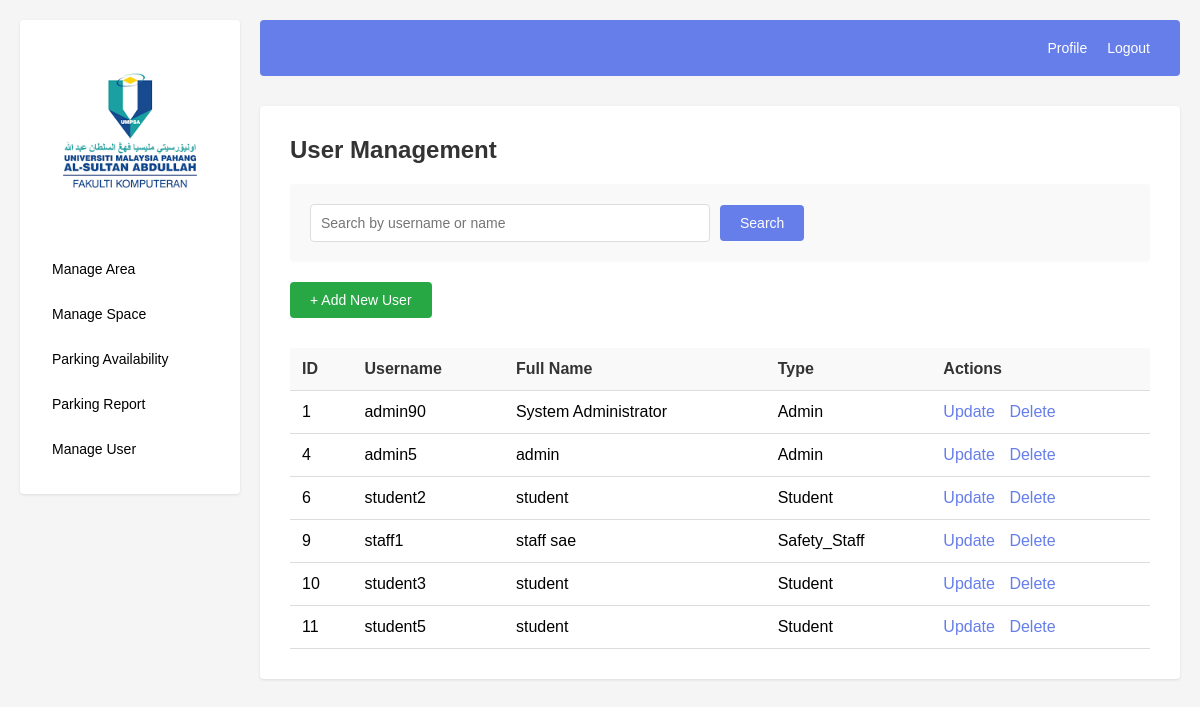
Screenshot of /Module1/admin_list_users.php (signed in) with the database file from the repository.
### tables this page shows
CREATE TABLE `users` (
  `user_id` int(11) NOT NULL,
  `username` varchar(50) NOT NULL,
  `password` varchar(255) NOT NULL,
  `user_type` enum('Admin','Student','Safety_Staff') NOT NULL,
  `full_name` varchar(100) DEFAULT NULL
);

### Module1/admin_list_users.php (the view, shortened to what this page needs)
<?php
require_once '../config.php';
$searchTerm = $_GET['search'] ?? '';
$query = "SELECT user_id, username, full_name, user_type
          FROM users
          WHERE username LIKE '%$searchTerm%'
          OR full_name LIKE '%$searchTerm%'";
$result = mysqli_query($conn, $query);
?>
<!DOCTYPE html>
<html lang="en">
<head>
</head>
<body>
    <header>
        <div class="navbar1">
            <a href="admin_view_profile.php">Profile</a>
            <a href="../logout.php">Logout</a>
        </div>
    </header>
    <div class="sidebar">
        <img class="logo" src="../photo/logoUmpsa.png" alt="Logo">
        <a href="../Module2/admin_list_area.php">Manage Area</a>
        <a href="../Module2/admin_manage_spaces.php">Manage Space</a>
        <a href="../Module2/admin_view.php">Parking Availability</a>
        <a href="../Module 3/admin_parking_report.php">Parking Report</a>
        <a href="admin_list_users.php">Manage User</a>
    </div>
    <div class="container">
        <h2>User Management</h2>
        <form method="GET">
            <input type="text" name="search" placeholder="Search by username or name" value="<?= htmlspecialchars($searchTerm); ?>">
            <button class="search-btn" type="submit">Search</button>
        </form>
        <a href="admin_register.php" class="btn-add">+ Add New User</a>
        <table>
            <thead>
                <tr>
                    <th>ID</th>
                    <th>Username</th>
                    <th>Full Name</th>
                    <th>Type</th>
                    <th>Actions</th>
                </tr>
            </thead>
            <tbody>
                <?php while ($row = mysqli_fetch_assoc($result)): ?>
                <tr>
                    <td><?= htmlspecialchars($row['user_id']); ?></td>
                    <td><?= htmlspecialchars($row['username']); ?></td>
                    <td><?= htmlspecialchars($row['full_name']); ?></td>
                    <td><?= htmlspecialchars($row['user_type']); ?></td>
                    <td>
                        <a href="admin_update_user.php?id=<?= $row['user_id']; ?>">Update</a>
                        <a href="admin_delete_user.php?id=<?= $row['user_id']; ?>" onclick="return confirm('Delete this user?')">Delete</a>
                    </td>
                </tr>
                <?php endwhile; ?>
            </tbody>
        </table>
    </div>
</body>
</html>

### Module1/admin_list_users.php (style rules this page uses)
* { margin: 0; padding: 0; box-sizing: border-box; }
body { font-family: Arial, sans-serif; background: #f5f5f5; padding: 20px; margin-left: 240px; }
header { background: #667eea; color: white; padding: 20px 30px; margin-bottom: 30px; border-radius: 4px; display: flex; justify-content: flex-end; align-items: center; }
.navbar1 { display: flex; gap: 20px; }
.navbar1 a { color: white; text-decoration: none; cursor: pointer; font-size: 14px; }
.sidebar { width: 220px; position: fixed; top: 20px; left: 20px; background: white; padding: 20px; border-radius: 4px; box-shadow: 0 1px 3px rgba(0,0,0,0.1); max-height: calc(100vh - 40px); overflow-y: auto; }
.sidebar a { display: block; padding: 12px; margin: 5px 0; color: black; text-decoration: none; border-radius: 4px; font-size: 14px; }
.logo { width: 100%; margin-bottom: 20px; border-radius: 4px; }
.container { max-width: 1000px; background: white; padding: 30px; border-radius: 4px; box-shadow: 0 1px 3px rgba(0,0,0,0.1); }
h2 { margin-bottom: 20px; color: #333; }
form { background: #f9f9f9; padding: 20px; border-radius: 4px; margin-bottom: 20px; display: flex; gap: 10px; align-items: center; }
input[type="text"] { padding: 10px; border: 1px solid #ddd; border-radius: 4px; font-size: 14px; flex: 1; max-width: 400px; }
.search-btn { background: #667eea; color: white; padding: 10px 20px; border: none; border-radius: 4px; cursor: pointer; font-size: 14px; }
.btn-add { background: #28a745; color: white; padding: 10px 20px; text-decoration: none; border-radius: 4px; margin-bottom: 20px; display: inline-block; font-size: 14px; }
table { width: 100%; border-collapse: collapse; margin-top: 10px; }
table th, table td { padding: 12px; text-align: left; border-bottom: 1px solid #ddd; }
table th { background: #f9f9f9; font-weight: bold; color: #333; }
table a { color: #667eea; text-decoration: none; margin-right: 10px; }

### rows the page displays
users: user_id "1", username "admin90", full_name "System Administrator", user_type "Admin"
users: user_id "4", username "admin5", full_name "admin", user_type "Admin"
users: user_id "6", username "student2", full_name "student", user_type "Student"
users: user_id "9", username "staff1", full_name "staff sae", user_type "Safety_Staff"
users: user_id "10", username "student3", full_name "student", user_type "Student"
users: user_id "11", username "student5", full_name "student", user_type "Student"
